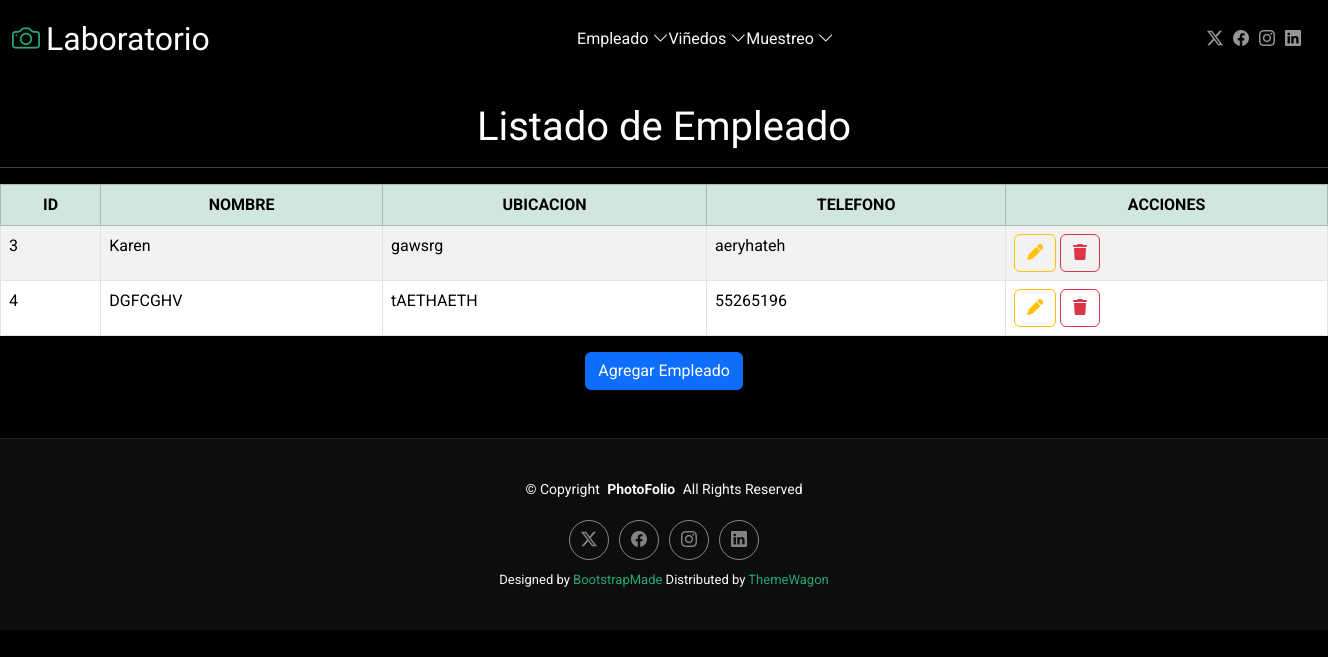
The page /inicioem on the database its author committed.
### Aplicaciones/Empleado/models.py (models this page shows, shortened)
class Empleado(models.Model):
    id = models.AutoField(primary_key=True)
    nombre = models.CharField(max_length=100)
    ubicacion = models.CharField(max_length=200)
    telefono = models.CharField(max_length=20)

### Aplicaciones/Empleado/views.py (the view)
# urls.py: path('inicioem',views.inicio,name='inicioem'),
def inicio(request):
    listadoEmpleado=Empleado.objects.all()
    return render(request,"inicioem.html",{'empleado':listadoEmpleado})

### Aplicaciones/Empleado/templates/inicioem.html (shortened to what this page needs)
{% extends 'plantilla.html' %}
{% load static %}
{% block body %}
<br>
<h1 class="text-center">Listado de Empleado</h1>
<hr>
<table class="table table-bordered table-striped table-hover ">
    <thead>
        <tr class="table-success text-center">
            <th>ID</th>
            <th>NOMBRE</th>
            <th>UBICACION</th>
            <th>TELEFONO</th>
            <th>ACCIONES</th>
        </tr>
    </thead>
    <tbody>
        {% for empleadoTemporal in empleado %}
            <tr>
                <td>{{empleadoTemporal.id}}</td>
                <td>{{empleadoTemporal.nombre}}</td>
                <td>{{empleadoTemporal.ubicacion}}</td>
                <td>{{empleadoTemporal.telefono}}</td>
                <td>
                    <a href="editarEmpleado/{{empleadoTemporal.id}}" class="btn btn-outline-warning">
                        <i class="fa fa-pen"></i>
                    </a>
                    <a href="#" class="btn btn-outline-danger" onclick="confirmarEliminacion('{{empleadoTemporal.id}}')">
                        <i class="fa fa-trash"></i>
                    </a>
                </td>
            </tr>
        {% endfor %}
    </tbody>
</table>
<div class="text-center ">
    <a href="nuevoEmpleado" class="btn btn-primary " >
        Agregar Empleado
    </a>
</div>
<br>
<br>
{% endblock %}

### laboratorio/static/plantilla/Pho/assets/css/main.css (style rules this page uses)
:root { --default-font: "Roboto", system-ui, -apple-system, "Segoe UI", Roboto, "Helvetica Neue", Arial, "Noto Sans", "Liberation Sans", sans-serif, "Apple Color Emoji", "Segoe UI Emoji", "Segoe UI Symbol", "Noto Color Emoji"; --heading-font: "Cardo", sans-serif; --nav-font: "Inter", sans-serif; }
:root { --background-color: #000000; --default-color: #fafafa; --heading-color: #ffffff; --accent-color: #27a776; --surface-color: #1a1a1a; --contrast-color: #ffffff; }
:root { --nav-color: rgba(255, 255, 255, 0.5); --nav-hover-color: #ffffff; --nav-mobile-background-color: #1a1a1a; --nav-dropdown-background-color: #1a1a1a; --nav-dropdown-color: rgba(255, 255, 255, 0.5); --nav-dropdown-hover-color: #ffffff; }
:root { scroll-behavior: smooth; }
body { color: var(--default-color); background-color: var(--background-color); font-family: var(--default-font); }
a { color: var(--accent-color); text-decoration: none; transition: 0.3s; }
h1, h2, h3, h4, h5, h6 { color: var(--heading-color); font-family: var(--heading-font); }

### rows shown on the page
Empleado: id "3", nombre "Karen", ubicacion "gawsrg", telefono "aeryhateh"
Empleado: id "4", nombre "DGFCGHV", ubicacion "tAETHAETH", telefono "55265196"
